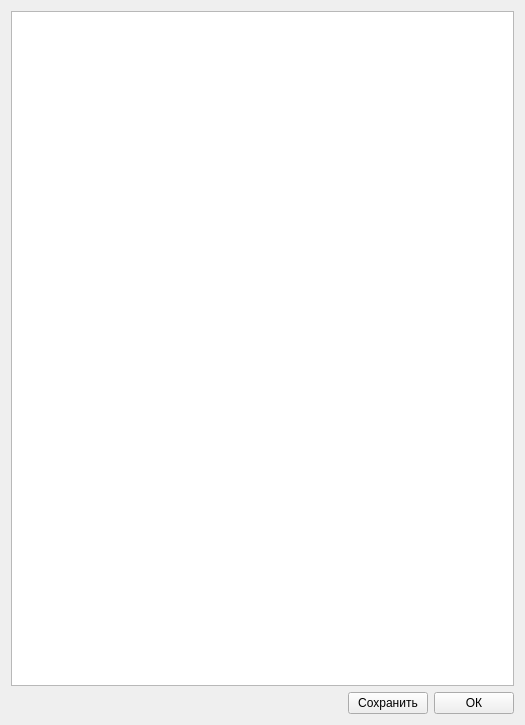
<?xml version="1.0" encoding="UTF-8"?>
<ui version="4.0">
 <class>Report</class>
 <widget class="QWidget" name="Report">
  <property name="windowModality">
   <enum>Qt::NonModal</enum>
  </property>
  <property name="geometry">
   <rect>
    <x>0</x>
    <y>0</y>
    <width>525</width>
    <height>725</height>
   </rect>
  </property>
  <property name="sizePolicy">
   <sizepolicy hsizetype="Fixed" vsizetype="Fixed">
    <horstretch>0</horstretch>
    <verstretch>0</verstretch>
   </sizepolicy>
  </property>
  <property name="windowTitle">
   <string>Отчёт</string>
  </property>
  <layout class="QVBoxLayout" name="verticalLayout">
   <item>
    <widget class="QListWidget" name="ReportList"/>
   </item>
   <item>
    <layout class="QHBoxLayout" name="horizontalLayout_2">
     <item>
      <spacer name="horizontalSpacer">
       <property name="orientation">
        <enum>Qt::Horizontal</enum>
       </property>
       <property name="sizeType">
        <enum>QSizePolicy::Expanding</enum>
       </property>
       <property name="sizeHint" stdset="0">
        <size>
         <width>40</width>
         <height>20</height>
        </size>
       </property>
      </spacer>
     </item>
     <item>
      <widget class="QPushButton" name="SaveButton">
       <property name="text">
        <string>Сохранить</string>
       </property>
      </widget>
     </item>
     <item>
      <widget class="QPushButton" name="OKButton">
       <property name="text">
        <string>ОК</string>
       </property>
      </widget>
     </item>
    </layout>
   </item>
  </layout>
 </widget>
 <resources/>
 <connections/>
</ui>
